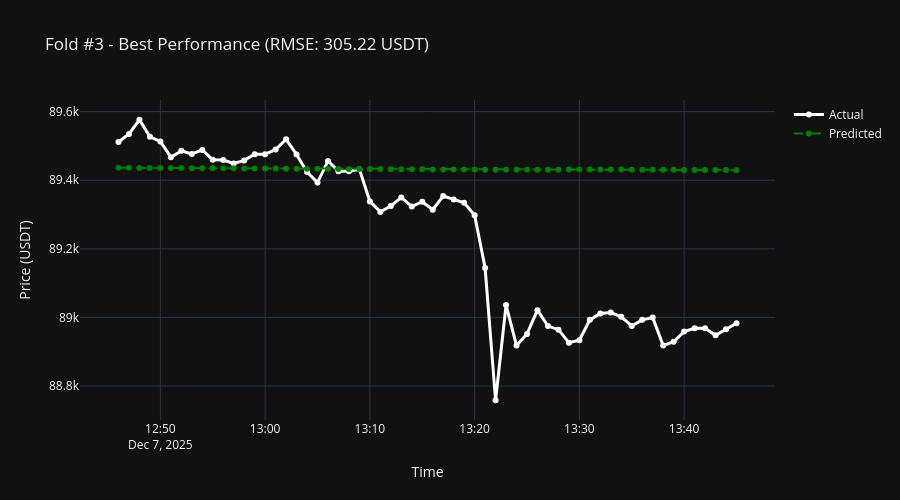
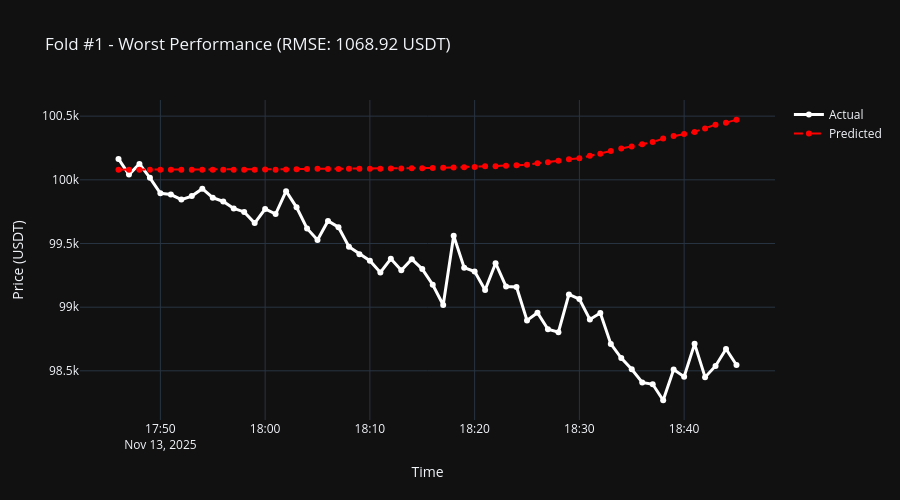

Here is the notebook cell these charts were saved with, in order:
### Code cell
"""Display predictions for best and worst performing folds."""

# Find best and worst folds by RMSE
best_fold = min(backtest_results, key=lambda x: x["metrics"]["rmse"])
worst_fold = max(backtest_results, key=lambda x: x["metrics"]["rmse"])

console.print(
    f"[bold green]Best Fold: #{best_fold['fold']}[/bold green] (RMSE: {best_fold['metrics']['rmse']:.2f})"
)
console.print(
    f"[bold red]Worst Fold: #{worst_fold['fold']}[/bold red] (RMSE: {worst_fold['metrics']['rmse']:.2f})"
)

# Plot both folds
for fold_result, title_suffix, color in [
    (best_fold, "Best Performance", "green"),
    (worst_fold, "Worst Performance", "red"),
]:
    fig = go.Figure()

    # Actual prices
    fig.add_trace(
        go.Scatter(
            x=fold_result["timestamps"],
            y=fold_result["actuals"],
            mode="lines+markers",
            name="Actual",
            line=dict(color="white", width=3),
            marker=dict(size=6),
        )
    )

    # Predicted prices
    fig.add_trace(
        go.Scatter(
            x=fold_result["timestamps"],
            y=fold_result["predictions"],
            mode="lines+markers",
            name="Predicted",
            line=dict(color=color, width=2, dash="dash"),
            marker=dict(size=6),
        )
    )

    fig.update_layout(
        title=f"Fold #{fold_result['fold']} - {title_suffix} (RMSE: {fold_result['metrics']['rmse']:.2f} USDT)",
        xaxis_title="Time",
        yaxis_title="Price (USDT)",
        template="plotly_dark",
        height=500,
        hovermode="x unified",
    )

    fig.show()
